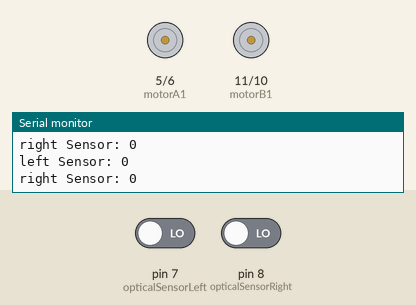
Simulated run of this sketch. Board: Arduino Uno, built with avr-gcc and run on an emulated ATmega328P. Parts: motor-driver pin pairs drawn as motors (green arrow = first pin HIGH = forward, orange = second pin HIGH = backward, longer = more drive), the last lines printed to the serial monitor. Inputs (shaded band) come from the test bench; at power-on: pin 7 (opticalSensorLeft) LOW, pin 8 (opticalSensorRight) LOW.

Above: at 4.2 s.
4.3 s: pin 7 (opticalSensorLeft) driven HIGH
At 5.5 s:
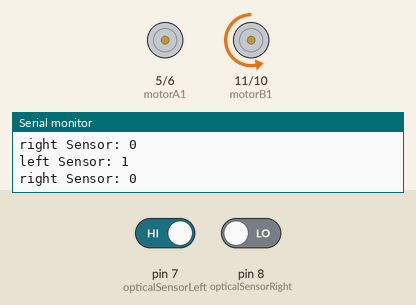
5.8 s: pin 8 (opticalSensorRight) driven HIGH
At 7.0 s:
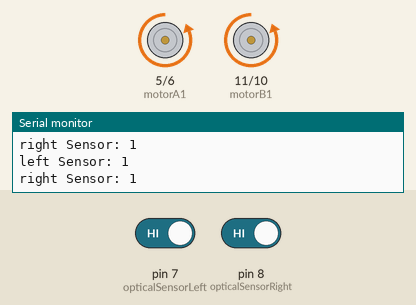
7.3 s: pin 7 (opticalSensorLeft) driven LOW
At 8.5 s:
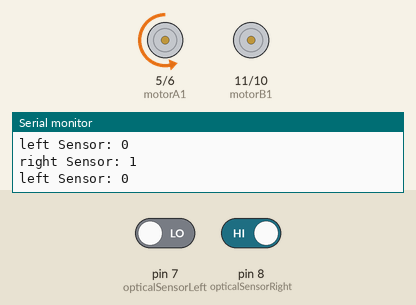
8.8 s: pin 7 (opticalSensorLeft) driven HIGH
At 10.1 s:
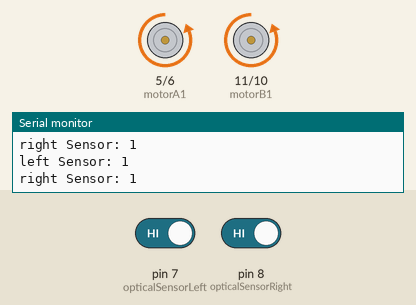
Timing chart, 0 to 11.3 s (numbered marks = the images above; inputs shaded):
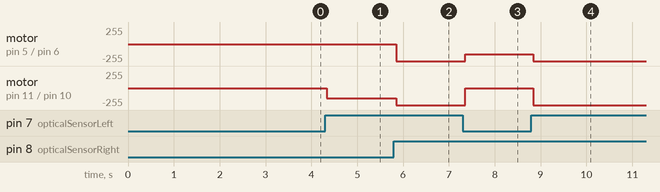

Measured:
- after the input at 4.3 s, motor on pin 11 (motorB1) / pin 10 (motorB2): stopped → backward 150/255 at once
- after the input at 5.8 s, motor on pin 5 (motorA1) / pin 6 (motorA2): stopped → backward 255/255 after 0.05 s; motor on pin 11 (motorB1) / pin 10 (motorB2): backward 150/255 → backward 255/255 after 0.05 s
- after the input at 7.3 s, motor on pin 5 (motorA1) / pin 6 (motorA2): backward 255/255 → backward 150/255 after 0.06 s; motor on pin 11 (motorB1) / pin 10 (motorB2): backward 255/255 → stopped after 0.06 s
- after the input at 8.8 s, motor on pin 5 (motorA1) / pin 6 (motorA2): backward 150/255 → backward 255/255 at once; motor on pin 11 (motorB1) / pin 10 (motorB2): stopped → backward 255/255 at once

The sketch:

testLine.ino
```cpp
const int motorA1      = 5;
const int motorA2      = 6;

const int motorB1      = 11;
const int motorB2      = 10;

const int opticalSensorRight   = 8;
const int opticalSensorLeft   = 7;

// the setup routine runs once when you press reset:
void setup() {
  pinMode(motorA1, OUTPUT);
  pinMode(motorA2, OUTPUT);
  pinMode(motorB1, OUTPUT);
  pinMode(motorB2, OUTPUT);

  pinMode(opticalSensorRight, INPUT);
  pinMode(opticalSensorLeft, INPUT);

  // initialize serial communication at 9600 bits per second:
  Serial.begin(9600);
  delay(3000);
}


// the loop routine runs over and over again forever:
void loop() {


  // read the input on analog pin 0:
  int leftSensorValue = digitalRead(opticalSensorLeft);
  int rightSensorValue = digitalRead(opticalSensorRight);
  Serial.print("left Sensor: ");
  Serial.println(leftSensorValue);
  Serial.print("right Sensor: ");
  Serial.println(rightSensorValue);

  // Follow Line Logic
  if(leftSensorValue==1 && rightSensorValue==1){
    digitalWrite (motorA1,LOW);
    digitalWrite (motorA2,HIGH);
    digitalWrite (motorB1,LOW);
    digitalWrite (motorB2,HIGH);
  }
  if(leftSensorValue==0 && rightSensorValue==1){
    digitalWrite (motorA1,LOW);
    analogWrite (motorA2,150);
    digitalWrite (motorB1,LOW);
    digitalWrite (motorB2,LOW);
  }
  if(leftSensorValue==1 && rightSensorValue==0){
    digitalWrite (motorA1,LOW);
    digitalWrite (motorA2,LOW);
    digitalWrite (motorB1,LOW);
    analogWrite (motorB2,150);
  }
  if(leftSensorValue==0 && rightSensorValue==0){
    digitalWrite (motorA1,LOW);
    digitalWrite (motorA2,LOW);
    digitalWrite (motorB1,LOW);
    digitalWrite (motorB2,LOW);
  }
}
```
